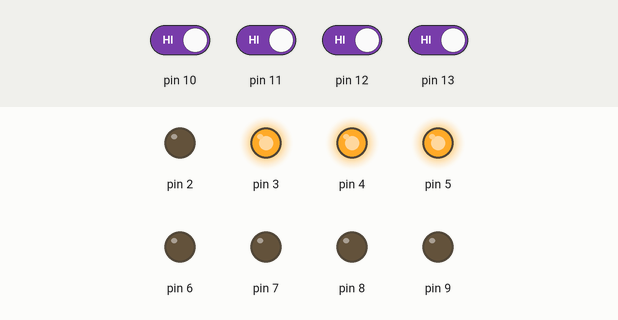
This sketch was run on a simulated Arduino Uno, built with avr-gcc and run on an emulated ATmega328P. On the bench: output pins drawn as LEDs (lit = HIGH). The test bench sets the inputs (shaded band); at power-on: pin 10–13 HIGH.

Above: at 1.2 s.
1.3 s: pin 10 driven LOW
At 2.4 s:
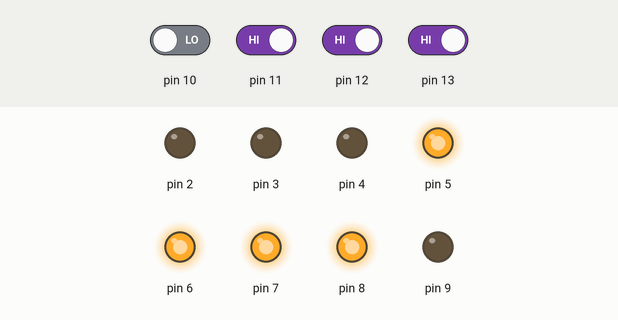
2.8 s: pin 11 driven LOW
At 3.5 s:
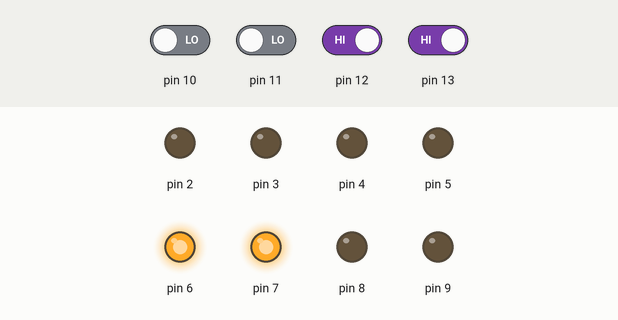
4.3 s: pin 12 driven LOW
At 4.7 s:
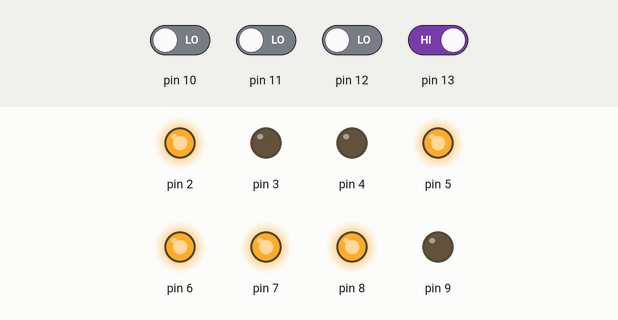
5.8 s: pin 13 driven LOW
At 7.0 s:
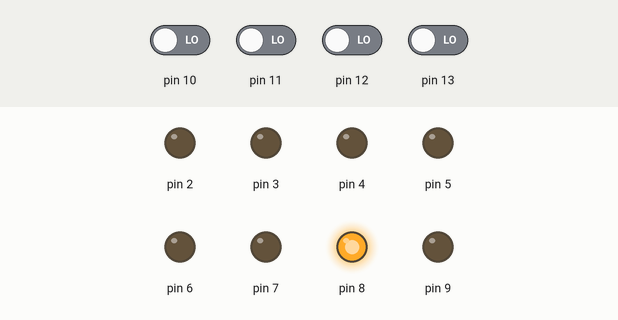
7.3 s: pin 10 driven HIGH
At 8.1 s:
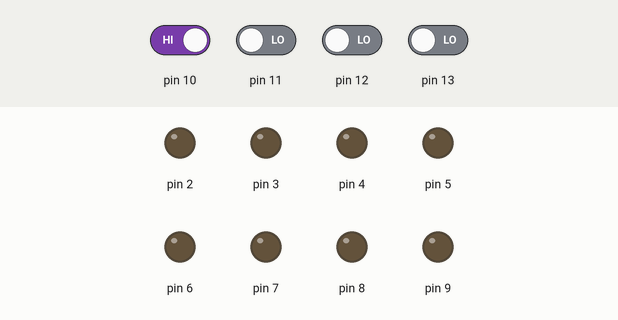
8.8 s: pin 11 driven HIGH
At 9.3 s:
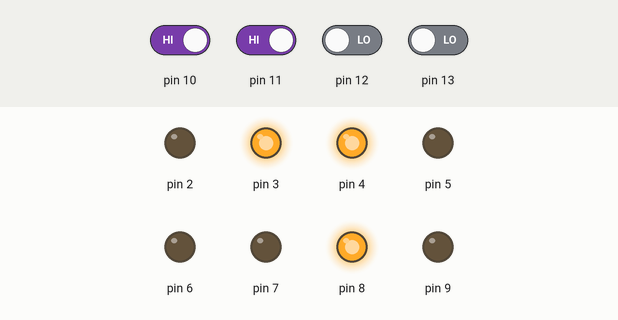
Timing chart, 0 to 11.3 s (numbered marks = the images above; inputs shaded):
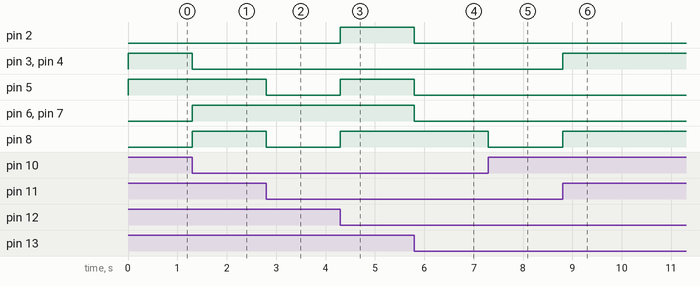

Measured:
- after the input at 1.3 s, pin 3, pin 4: HIGH → LOW at once; pin 6–8: LOW → HIGH at once
- after the input at 2.8 s, pin 5, pin 8: HIGH → LOW at once
- after the input at 4.3 s, pin 2, pin 5, pin 8: LOW → HIGH at once
- after the input at 5.8 s, pin 2, pin 5–7: HIGH → LOW at once
- after the input at 7.3 s, pin 8: HIGH → LOW at once
- after the input at 8.8 s, pin 3, pin 4, pin 8: LOW → HIGH at once

The sketch:

Display_7_segmentos.ino
```cpp
int va = 0;
int vb = 0;
int vc = 0;
int vd = 0;

void setup()
{
  pinMode(2, OUTPUT);
  pinMode(3, OUTPUT);
  pinMode(4, OUTPUT);
  pinMode(5, OUTPUT);
  pinMode(6, OUTPUT);
  pinMode(7, OUTPUT);
  pinMode(8, OUTPUT);
  pinMode(9, OUTPUT);
  pinMode(10, INPUT);
  pinMode(11, INPUT);
  pinMode(12, INPUT);
  pinMode(13, INPUT);
}

void ligar(int a, int b, int c, int d, int e, int f, int g){

  digitalWrite(2, a); //a

  digitalWrite(3, b); //b

  digitalWrite(4, c); //c

  digitalWrite(5, d); //d

  digitalWrite(6, e); //e

  digitalWrite(7, f); //f

  digitalWrite(8, g); //g

  digitalWrite(9, 0); //.
}

void loop()
{
  //Recebe o código em binário do usuário
  va= digitalRead(10);
  vb= digitalRead(11);
  vc= digitalRead(12);
  vd= digitalRead(13);

  if(va == 0 && vb == 0 && vc == 0 && vd == 0){ //mostra 0
    ligar(0, 0, 0, 0, 0, 0, 1);
  }

  if(va == 0 && vb == 0 && vc == 0 && vd == 1){ // mostra 1
    ligar(1, 0, 0, 1, 1, 1, 1);
  }

  if(va == 0 && vb == 0 && vc == 1 && vd == 0){ // mostra 2
    ligar(0, 0, 1, 0, 0, 1, 0);
  }

  if(va == 0 && vb == 0 && vc == 1 && vd == 1){ // mostra 3
    ligar(0, 0, 0, 0, 1, 1, 0);
  }

  if(va == 0 && vb == 1 && vc == 0 && vd == 0){ // mostra 4
    ligar(1, 0, 0, 1, 1, 0, 0);
  }

  if(va == 0 && vb == 1 && vc == 0 && vd == 1){ // mostra 5
    ligar(0, 1, 0, 0, 1, 0, 0);
  }

  if(va == 0 && vb == 1 && vc == 1 && vd == 0){ // mostra 6
    ligar(0, 1, 0, 0, 0, 0, 0);
  }

  if(va == 0 && vb == 1 && vc == 1 && vd == 1){ // mostra 7
    ligar(0, 0, 0, 1, 1, 1, 1);
  }

  if(va == 1 && vb == 0 && vc == 0 && vd == 0){ // mostra 8
    ligar(0, 0, 0, 0, 0, 0, 0);
  }

  if(va == 1 && vb == 0 && vc == 0 && vd == 1){ // mostra 9
    ligar(0, 0, 0, 1, 1, 0, 0);
  }

  if(va == 1 && vb == 0 && vc == 1 && vd == 0){ //mostra A
    ligar(0, 0, 0, 1, 0, 0, 0);
  }

  if(va == 1 && vb == 0 && vc == 1 && vd == 1){ //mostra b
    ligar(1, 1, 0, 0, 0, 0, 0);
  }

  if(va == 1 && vb == 1 && vc == 0 && vd == 0){ //mostra C
    ligar(0, 1, 1, 0, 0, 0, 1);
  }

  if(va == 1 && vb == 1 && vc == 0 && vd == 1){ //mostra d
    ligar(1, 0, 0, 0, 0, 1, 0);
  }

  if(va == 1 && vb == 1 && vc == 1 && vd == 0){ //mostra E
    ligar(0, 1, 1, 0, 0, 0, 0);
  }

  if(va == 1 && vb == 1 && vc == 1 && vd == 1){ //mostra F
    ligar(0, 1, 1, 1, 0, 0, 0);
  }
}
```
